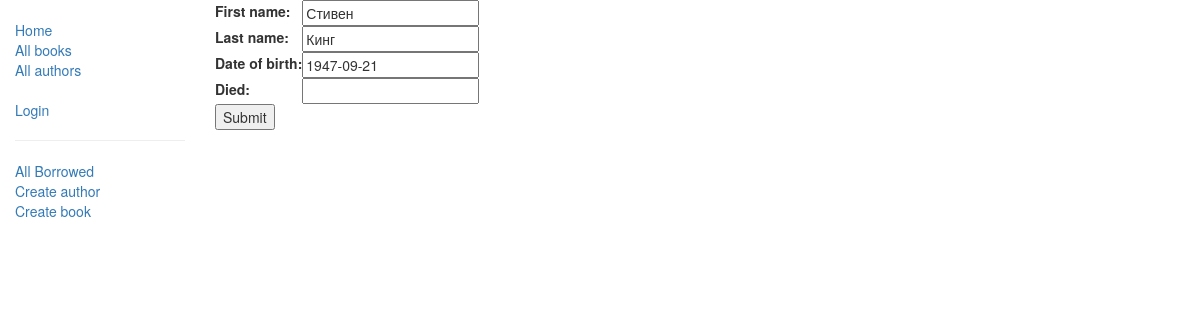
Page /catalog/author/1/update/ on the earlier database version.
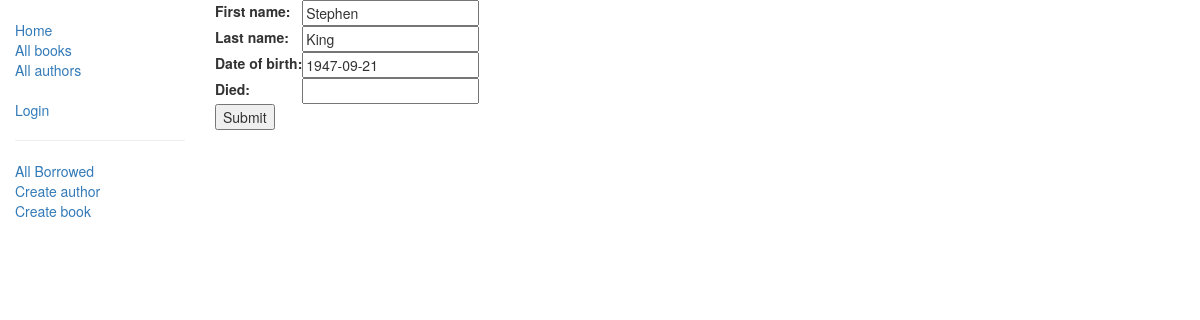
Same page on the later database version.
### catalog/models.py (models this page shows, shortened)
class Author(models.Model):
    first_name = models.CharField(max_length=100)
    last_name = models.CharField(max_length=100)
    date_of_birth = models.DateField(null=True, blank=True)
    date_of_death = models.DateField('Died', null=True, blank=True)
    class Meta:
        ordering = ['last_name']

### catalog/views.py (the view)
# urls.py: url(r'^author/(?P<pk>\d+)/update/$', views.AuthorUpdate.as_view(), name='author_update'),
class AuthorUpdate(UpdateView):
    model = Author
    fields = ['first_name','last_name','date_of_birth','date_of_death']

### catalog/templates/catalog/author_form.html (shortened to what this page needs)
{% extends "base_generic.html" %}
{% block content %}
  <form action="" method="post">
      <table>
      {{ form.as_table }}
      </table>
      <input type="submit" value="Submit" />
  </form>
{% endblock %}

Differences in the rows shown:
changed Author: first_name "Стивен" → "Stephen"; last_name "Кинг" → "King"
